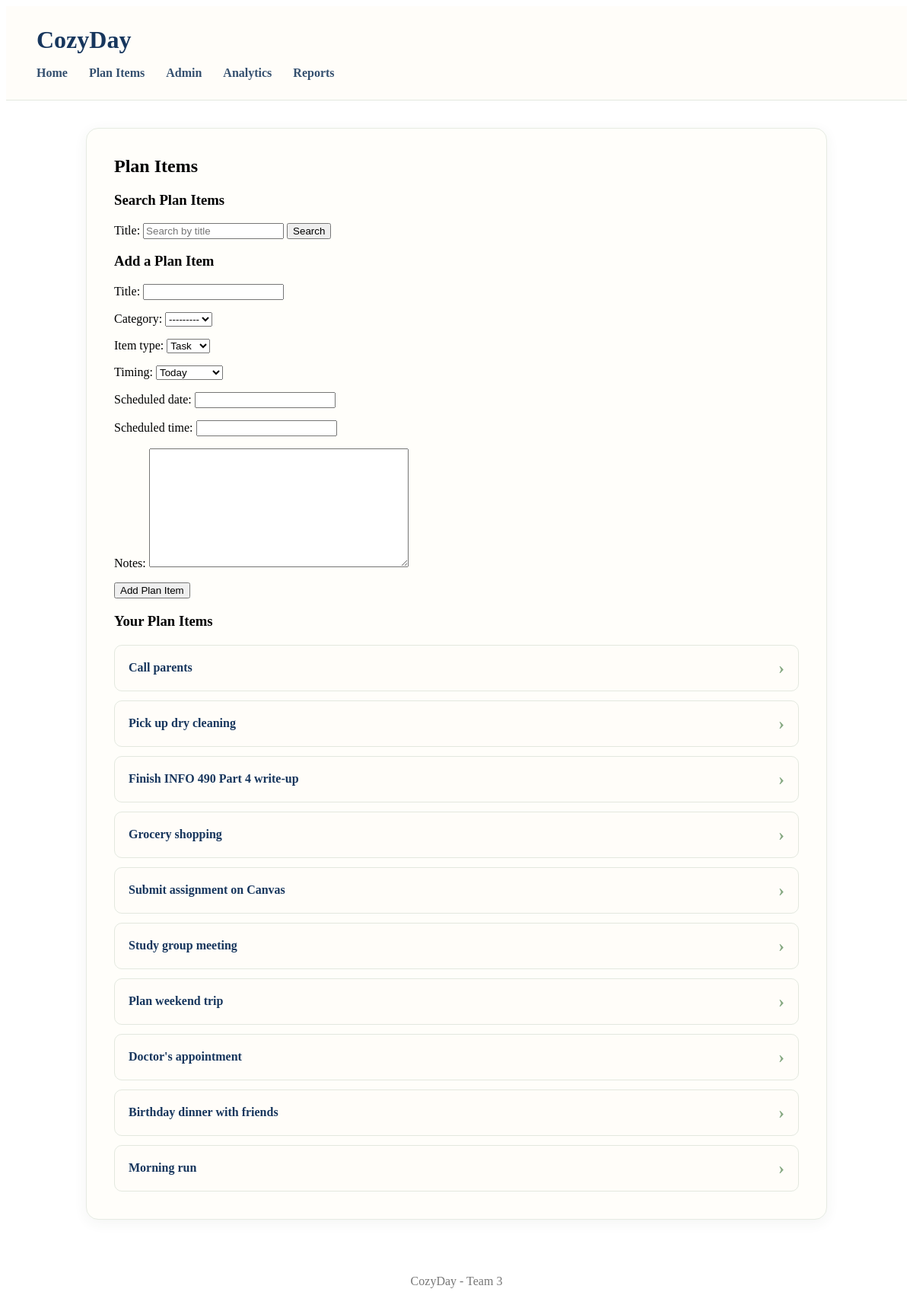
The app's page /planitems/ with its own data.
### planner/models.py (models this page shows, shortened)
class PlanItem(models.Model):
    class ItemType(models.TextChoices):
        TASK = "TASK", "Task"
        EVENT = "EVENT", "Event"
    class Timing(models.TextChoices):
        TODAY = "TODAY", "Today"
        THIS_WEEK = "THIS_WEEK", "This week"
        PICK_DATE = "PICK_DATE", "Pick a date"
        WHENEVER = "WHENEVER", "Whenever"
    user = models.ForeignKey(
        settings.AUTH_USER_MODEL,
        on_delete=models.CASCADE,
        related_name="plan_items",
    )
    category = models.ForeignKey(
        Category,
        on_delete=models.SET_NULL,
        null=True,
        blank=True,
        related_name="plan_items",
    )
    title = models.CharField(max_length=150)
    item_type = models.CharField(
        max_length=10,
        choices=ItemType.choices,
        default=ItemType.TASK,
    )
    timing = models.CharField(
        max_length=20,
        choices=Timing.choices,
        default=Timing.TODAY,
    )
    scheduled_date = models.DateField(null=True, blank=True)
    scheduled_time = models.TimeField(null=True, blank=True)
    notes = models.TextField(blank=True)
    is_completed = models.BooleanField(default=False)
    created_at = models.DateTimeField(auto_now_add=True)
    updated_at = models.DateTimeField(auto_now=True)
    class Meta:
        ordering = [
            "is_completed",
            "scheduled_date",
            "scheduled_time",
            "title",
        ]
    def get_absolute_url(self):
        return reverse("planner:planitem-detail", kwargs={"pk": self.pk})

### planner/views.py (the view, shortened to what this page needs)
# urls.py: path("", views.PlanItemListView.as_view(), name="planitem-list"),
class PlanItemListView(ListView):
    model = PlanItem
    template_name = "planner/planitem_list.html"
    context_object_name = "items"
    def get_queryset(self):
        if self.request.user.is_authenticated:
            queryset = PlanItem.objects.filter(user=self.request.user)
        else:
            queryset = PlanItem.objects.all()
        title = self.request.GET.get("title", "").strip()
        if title:
            queryset = queryset.filter(title__icontains=title)
        return queryset
    def get_context_data(self, **kwargs):
        context = super().get_context_data(**kwargs)
        context["form"] = PlanItemForm(
            user=self.request.user if self.request.user.is_authenticated else None
        )
        context["search_title"] = self.request.GET.get("title", "")
        return context

### planner/forms.py
class PlanItemForm(forms.ModelForm):
    class Meta:
        model = PlanItem
        fields = [
            "title",
            "category",
            "item_type",
            "timing",
            "scheduled_date",
            "scheduled_time",
            "notes",
        ]
    def __init__(self, *args, user=None, **kwargs):
        super().__init__(*args, **kwargs)
        if user is not None:
            self.fields["category"].queryset = Category.objects.filter(user=user)
        else:
            self.fields["category"].queryset = Category.objects.none()

### planner/templates/planner/planitem_list.html (shortened to what this page needs)
{% extends "base.html" %}
{% block content %}
<h2>Plan Items</h2>
<h3>Search Plan Items</h3>
<form method="get">
    <label for="search-title">Title:</label>
    <input
        type="search"
        id="search-title"
        name="title"
        value="{{ search_title }}"
        placeholder="Search by title"
    >
    <button type="submit">Search</button>
</form>
<h3>Add a Plan Item</h3>
<form method="post" novalidate>
    {{ form.as_p }}
    <button type="submit">Add Plan Item</button>
</form>
<h3>Your Plan Items</h3>
<div class="plan-list">
    {% for item in items %}
        <a class="plan-card" href="{{ item.get_absolute_url }}">
            <span>{{ item.title }}</span>
            <span class="plan-arrow">›</span>
        </a>
    {% empty %}
        <p>No plan items available yet.</p>
    {% endfor %}
</div>
{% endblock %}

### planner/static/planner/style.css (style rules this page uses)
main h2 { margin-top: 0; }
.plan-list { display: flex; flex-direction: column; gap: 12px; margin-top: 20px; }
.plan-card { display: flex; justify-content: space-between; align-items: center; padding: 16px 18px; background-color: #fffdf9; border: 1px solid #e3e8df; border-radius: 10px; color: #17365d; font-weight: 600; text-decoration: none; transition: 0.2s ease; }
.plan-arrow { font-size: 24px; color: #86a982; }

### records on screen
PlanItem: title "Call parents"
PlanItem: title "Pick up dry cleaning"
PlanItem: title "Finish INFO 490 Part 4 write-up"
PlanItem: title "Grocery shopping"
PlanItem: title "Submit assignment on Canvas"
PlanItem: title "Study group meeting"
PlanItem: title "Plan weekend trip"
PlanItem: title "Doctor's appointment"
PlanItem: title "Birthday dinner with friends"
PlanItem: title "Morning run"
